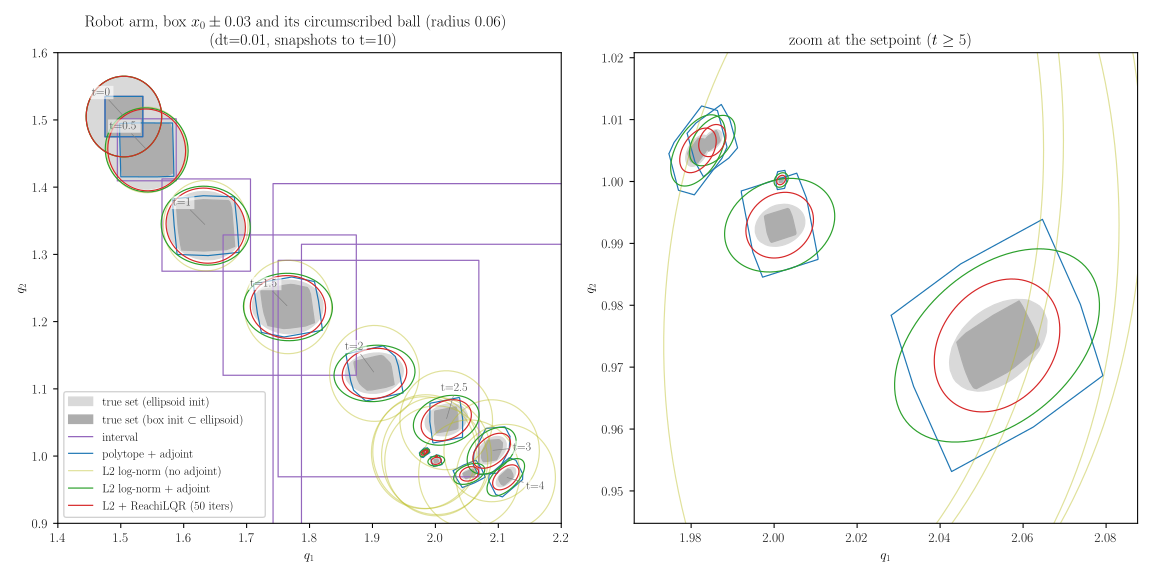

Source code (Python):
"""Robot arm reachability from the box x0 +- 0.03, four certified methods.

Benchmark: 2-link robot arm under PD control (parameters from
https://bitbucket.org/hurricanesoff/emsoft-code/src), 4 states
(q1, q2, q1dot, q2dot), initial box x0 +- 0.03 around
x0 = (1.505, 1.505, 0.005, 0.005), dt = 0.01, tf = 10. The closed loop
contracts to the setpoint (2, 1, 0, 0), so a sound, tight method must track
the transient and stabilize there.

The ellipsoid methods (L2) start from the circumscribed ellipsoid of the
box, so the reference "true set" is the flow of that ellipsoid (lighter
gray), with the flow of the box inside it (darker gray) as the reference
for the box-initialized methods (interval, polytope).

Methods:
  1. Interval           -- natural inclusion embedding (natemb)
  2. Polytope adjoint   -- Polytope + AdjointEmbedding
  3. L2 log-norm        -- L2Normotope, mjacM log-norm, alpha frozen (no adjoint)
  4. L2 adjoint         -- L2Normotope, mjacM log-norm + adjoint
  5. L2 + ReachiLQR     -- method 4 plus ReachiLQR iterations on the
                           hypercontrol U (running + terminal log-volume cost)

(The Chebyshev normotope is omitted: its Carleman lift is exact only for
polynomial fields and this dynamics is rational, 1/(x2^2 + 1) denominators.)

All adjoint methods use the symplectic integrator (the compute_reachset
default). Produces robot_arm.{pdf,svg} (snapshots on MC truth, full view +
zoom at the setpoint), robot_arm_bloat.{pdf,svg} (percent bloat over time),
and a LaTeX table (method, runtime, reach set area) on stdout.
"""

import pathlib
from time import perf_counter
from typing import ClassVar

import jax
import jax.numpy as jnp
import matplotlib.pyplot as plt
import numpy as onp
from immutabledict import immutabledict
from scipy.linalg import sqrtm
from scipy.spatial import ConvexHull

import immrax as irx
from immrax.parametric import AdjointEmbedding, Polytope, ReachiLQR

plt.rcParams.update({"text.usetex": True, "font.family": "serif"})  # Computer Modern

# ---------------------------------------------------------------- benchmark
class RobotArm(irx.System):
    """PD-controlled 2-link arm; m=1, l=3, kp=(2,1), kd=(2,1), setpoint (2,1)."""

    xlen: ClassVar[int] = 4

    def f(self, t, x):
        x1, x2, x3, x4 = x
        den = x2**2 + 1.0
        return jnp.array([
            x3,
            x4,
            (-2.0 * x2 * x3 * x4 - 2.0 * x1 - 2.0 * x3 + 4.0) / den,
            x2 * x3**2 - x2 - x4 + 1.0,
        ])


sys = RobotArm()
# Initial box x0 +- 0.03 (the EMSOFT level-0.04 ellipsoid has per-axis
# extents ~0.028; rounded for clean reporting). Its minimal circumscribed
# ellipsoid (semi-axes sqrt(n) pert, through the corners) is then simply the
# ball ||x - x0|| <= 0.06 -- L2Normotope.from_interval.
x0 = jnp.array([1.505, 1.505, 0.005, 0.005])
pert = 0.03 * jnp.ones(4)
ix0 = irx.icentpert(x0, pert)
dt, tf = 0.01, 10.0
N = int(round(tf / dt))
snap_ts = [0.0, 0.5, 1.0, 1.5, 2.0, 2.5, 3.0, 4.0, 5.0, 6.0, 7.0, 8.0, 10.0]
snap_ks = [int(round(t / dt)) for t in snap_ts]
LABEL_TMAX = 4.0  # later sets pile up at the setpoint; the zoom panel shows them
ZOOM_TMIN = 5.0  # the zoom panel shows the snapshots from this time on
WMAX = 1.0  # a set wider than this is treated as blown up
perm = irx.Permutation((0, 3, 4, 1, 2))  # velocities first (EMSOFT notebook)


def timings(f, *args):
    """(steady-state runtime, JIT time) in seconds; run 0 carries the compile."""
    _, ts = irx.utils.run_times(4, f, *args)
    t_run = float(jnp.mean(ts[1:]))
    return t_run, float(ts[0]) - t_run


# ---------------------------------------------------------------- MC truth
# Two nested initial sets: the box, and its circumscribed ellipsoid (the common
# initial set of the interval / polytope methods). Boundary points flow to
# boundary points, so hulls of the projected samples give the true areas.
key = jax.random.PRNGKey(0)
M_MC = 8192
u = jax.random.normal(key, (M_MC, 4))
u = u / jnp.linalg.norm(u, axis=1, keepdims=True)
ell_bnd = x0 + 2.0 * pert * u  # semi-axes sqrt(4) pert, through the corners

kf_, ks_ = jax.random.split(key)
face = jax.random.randint(kf_, (M_MC,), 0, 4)
sgn = jnp.where(jax.random.bernoulli(ks_, shape=(M_MC,)), 1.0, -1.0)
w = jax.random.uniform(key, (M_MC, 4), minval=-1.0, maxval=1.0)
w = w.at[jnp.arange(M_MC), face].set(sgn)
box_bnd = x0 + pert * w


def make_roll(system):
    @jax.jit
    def roll(x):
        def step(c, _):
            nx = c + dt * system.f(0.0, c)
            return nx, nx

        _, xs = jax.lax.scan(step, x, None, length=N)
        return jnp.vstack([x, xs])

    return roll


mc_ell = onp.asarray(jax.vmap(make_roll(sys))(ell_bnd))  # (M, N+1, 4)
mc_box = onp.asarray(jax.vmap(make_roll(sys))(box_bnd))


def hull_area(pts2d):
    return ConvexHull(onp.asarray(pts2d)).volume


# ---------------------------------------------------------------- 1. interval
natemb = irx.natemb(sys)
z0 = jnp.concatenate([ix0.lower, ix0.upper])
reach_box = jax.jit(
    lambda z: natemb.compute_trajectory(0.0, tf, z, dt=dt, solver="euler").ys
)
t_box = timings(reach_box, z0)  # timings first: run 0 carries the compile
box_ys = onp.asarray(reach_box(z0))

# ---------------------------------------------------------------- 2. polytope
pt0 = Polytope.from_interval(ix0)
emb_poly = AdjointEmbedding(
    sys, jnp.linalg.pinv(pt0.alpha), jnp.zeros((0, 4)), permutation=perm
)
t_poly = timings(lambda p: emb_poly.compute_reachset(0.0, tf, p, dt=dt).ys[0].y, pt0)
rs_poly = emb_poly.compute_reachset(0.0, tf, pt0, dt=dt)

# ------------------------------------------------------- 3/4. L2 normotopes
nt0 = irx.L2Normotope.from_interval(ix0)  # minimal circumscribed ellipsoid
emb_l2 = irx.NormotopeEmbedding(sys)
emb_l2._initialize(nt0)  # resolve gsc outside jit
kw_noadj = immutabledict({"adjoint": False, "perm": perm})
kw_adj = immutabledict({"perm": perm})
t_l2n = timings(
    lambda p: emb_l2.compute_reachset(0.0, tf, p, dt=dt, f_kwargs=kw_noadj).ys[0].y, nt0
)
t_l2a = timings(
    lambda p: emb_l2.compute_reachset(0.0, tf, p, dt=dt, f_kwargs=kw_adj).ys[0].y, nt0
)
rs_l2n = emb_l2.compute_reachset(0.0, tf, nt0, dt=dt, f_kwargs=kw_noadj)
rs_l2a = emb_l2.compute_reachset(0.0, tf, nt0, dt=dt, f_kwargs=kw_adj)

# ------------------------------------------------------ 5. L2 + ReachiLQR
# Method 4 plus ReachiLQR on the hypercontrol U (symplectic solver, same
# perm), minimizing log-volume along the whole tube (running cost) plus at
# tf. The terminal cost alone barely separates from the plain adjoint here;
# the running cost is what drives the drastic tightening. The certified tube
# is the best iterate's perturbed rollout. Diminishing returns past ~60
# iterations; R=5 or 100+ iterations start to oscillate.
ILQR_ITERS = 50
ILQR_W = 2.0  # running log-volume weight (per unit time)


def logvol(pt):
    M = pt.alpha.T @ pt.alpha / pt.y**2
    return -jnp.sum(jnp.log(jnp.diag(jnp.linalg.cholesky(M))))


ilqr = ReachiLQR(
    embedding=emb_l2, pt0=nt0, terminal_cost=logvol,
    running_cost=lambda t, pt, U: ILQR_W * logvol(pt),
    t0=0.0, tf=tf, N=N, dt=dt, f_kwargs=kw_adj,
)
_t0 = perf_counter()
ilqr.setup()
_tjit = perf_counter() - _t0
_t0 = perf_counter()
rr_ilqr = ilqr.run(R_schedule=20.0, iters=ILQR_ITERS)
# One timed run of the full iLQR loop (not the repeated-run mean of timings()).
t_ilqr = (perf_counter() - _t0, _tjit)
assert int(rr_ilqr.best.ifinal) == N, "ReachiLQR best iterate did not reach tf"


# ------------------------------------------------------------- set accessors
def poly_at(k):
    s = rs_poly.ys[0]
    return Polytope(s.ox[k], s.alpha[k], s.y[k])


def l2_at(rs, k):
    s = rs.ys[0]
    return irx.L2Normotope(s.ox[k], s.alpha[k], s.y[k])


def ilqr_at(k):
    return ilqr._unflatten(rr_ilqr.best.pert_traj[k])[0]


def box_iover_at(k):
    return irx.interval(jnp.asarray(box_ys[k, :4]), jnp.asarray(box_ys[k, 4:]))


def poly_iover_at(k):
    p = poly_at(k)
    return irx.interval(jnp.linalg.inv(p.alpha)) @ p.hinv(p.y) + p.ox


def l2_proj(nt):
    """Center and 2x2 shape matrix of the (q1, q2) projection ellipse."""
    Ez = float(nt.y) ** 2 * onp.linalg.inv(onp.asarray(nt.alpha.T @ nt.alpha))
    return onp.asarray(nt.ox[:2]), Ez[:2, :2]


def ellipse_area(E2):
    return onp.pi * onp.sqrt(max(onp.linalg.det(E2), 0.0))


def ellipse_boundary(c, E2, npts=200):
    th = onp.linspace(0, 2 * onp.pi, npts)
    B = onp.real(sqrtm(E2 + 1e-30 * onp.eye(2)))
    return (c[:, None] + B @ onp.stack([onp.cos(th), onp.sin(th)])).T


def alive(io):
    """Set with interval hull io is finite and not blown up."""
    lo, hi = onp.asarray(io.lower), onp.asarray(io.upper)
    return bool(onp.isfinite(lo).all() and onp.isfinite(hi).all()
                and (hi - lo < WMAX).all())


def death_time(iover_at):
    for k in range(N + 1):
        if not alive(iover_at(k)):
            return k * dt
    return None


# --------------------------------------------------------------------- table
T_AREA = 2.0  # areas reported at this time (mid-transient)
kf = int(round(T_AREA / dt))
# Each method's bloat is measured against the MC truth for ITS OWN initial
# set: box flow for interval/polytope, ellipsoid flow for L2/Chebyshev.
truth = {"box": hull_area(mc_box[:, kf, :2]), "ell": hull_area(mc_ell[:, kf, :2])}
# (plain name, LaTeX name, (runtime, jit), iover_at, area_at, truth key)
methods = [
    ("Interval (natural embedding)", "Interval (natural embedding)",
     t_box, box_iover_at,
     lambda k: float(onp.prod(box_ys[k, 4:6] - box_ys[k, :2])), "box"),
    ("Polytope + adjoint", "Polytope + adjoint", t_poly, poly_iover_at,
     lambda k: hull_area(onp.asarray(poly_at(k).get_vertices())[:, :2]), "box"),
    ("L2 normotope (log-norm, no adjoint)", "L2 normotope (log-norm, no adjoint)",
     t_l2n, lambda k: l2_at(rs_l2n, k).iover(),
     lambda k: ellipse_area(l2_proj(l2_at(rs_l2n, k))[1]), "ell"),
    ("L2 normotope (log-norm + adjoint)", "L2 normotope (log-norm + adjoint)",
     t_l2a, lambda k: l2_at(rs_l2a, k).iover(),
     lambda k: ellipse_area(l2_proj(l2_at(rs_l2a, k))[1]), "ell"),
    (f"L2 + adjoint + ReachiLQR ({ILQR_ITERS} iters)",
     f"L2 + adjoint + ReachiLQR ({ILQR_ITERS} iters)",
     t_ilqr, lambda k: ilqr_at(k).iover(),
     lambda k: ellipse_area(l2_proj(ilqr_at(k))[1]), "ell"),
]

headers = ["Method", "Runtime s (JIT s)", f"Area at t={T_AREA:g}", "Bloat"]
headers_tex = ["Method", "Runtime s (JIT s)", f"Area at $t={T_AREA:g}$", "Bloat"]
rows, rows_tex = [], []
for name, name_tex, (t_run, t_jit), iover_at, area_at, ref in methods:
    rt = f"{t_run:.4f} ({t_jit:.1f})"
    td = death_time(iover_at)
    if td is not None and td <= T_AREA:
        a_s, b_s = f"inf (blows up t ~ {td:.2f})", "--"
        a_tex, b_tex = f"$\\infty$ (blows up $t \\approx {td:.2f}$)", "--"
    else:
        a = area_at(kf)
        bloat = 100.0 * (a / truth[ref] - 1.0)
        a_s = a_tex = f"{a:.3e}"
        b_s, b_tex = f"{bloat:+.1f}%", f"{bloat:+.1f}\\%"
    rows.append([name, rt, a_s, b_s])
    rows_tex.append([name_tex, rt, a_tex, b_tex])

print(f"\n% robot arm, box x0 +- 0.03 / its circumscribed ball (radius 0.06), "
      f"dt={dt}, tf={tf}; area and bloat vs own-initial-set MC truth at t={T_AREA:g}")
try:
    from tabulate import tabulate
except ImportError:  # optional dependency; fall back to a hand-built table
    print(" & ".join(headers_tex) + " \\\\")
    for r in rows_tex:
        print(" & ".join(r) + " \\\\")
else:
    print(tabulate(rows, headers=headers, tablefmt="simple"))
    print()
    # latex_raw, not latex_booktabs: the cells carry math ($\infty$, $m=2$, \%)
    # and booktabs escapes it.
    print(tabulate(rows_tex, headers=headers_tex, tablefmt="latex_raw"))
print()

# ---------------------------------------------------------------------- plot
fig, axs = plt.subplots(1, 2, figsize=(12, 6))
eq = onp.array([2.0, 1.0])  # closed-loop setpoint
zoom_ks = [k for k in snap_ks if k * dt >= ZOOM_TMIN]
for ax, ks in [(axs[0], snap_ks), (axs[1], zoom_ks)]:
    for k in ks:
        hb = mc_box[ConvexHull(mc_box[:, k, :2]).vertices, k, :2]
        he = mc_ell[ConvexHull(mc_ell[:, k, :2]).vertices, k, :2]
        ax.fill(he[:, 0], he[:, 1], color="0.85", zorder=0)
        ax.fill(hb[:, 0], hb[:, 1], color="0.68", zorder=0.5)
axs[0].fill([], [], color="0.85", label="true set (ellipsoid init)")
axs[0].fill([], [], color="0.68", label="true set (box init $\\subset$ ellipsoid)")
for k in snap_ks:
    if k * dt > LABEL_TMAX:
        continue
    # labels fan out radially from the setpoint (snapshots crowd near it)
    cen = mc_ell[:, k, :2].mean(0)
    u = cen - eq
    nu = onp.linalg.norm(u)
    u = u / nu if nu > 0.02 else onp.array([-0.8, 0.6])
    axs[0].annotate(f"t={k * dt:g}", cen, xytext=cen + 0.05 * u,
                    color="0.25", fontsize=9, ha="center", va="center", zorder=6,
                    arrowprops=dict(arrowstyle="-", color="0.5", lw=0.5,
                                    shrinkA=1, shrinkB=1),
                    bbox=dict(fc="white", ec="none", alpha=0.6, pad=1))

for ax, ks in [(axs[0], snap_ks), (axs[1], zoom_ks)]:
    for k in ks:
        if alive(box_iover_at(k)):
            lo, hi = box_ys[k, :2], box_ys[k, 4:6]
            ax.plot([lo[0], hi[0], hi[0], lo[0], lo[0]],
                    [lo[1], lo[1], hi[1], hi[1], lo[1]], color="tab:purple",
                    lw=0.9, label="interval" if k == 0 and ax is axs[0] else None)
    for k in ks:
        if not alive(poly_iover_at(k)):
            continue
        V = onp.asarray(poly_at(k).get_vertices())[:, :2]
        V = V[ConvexHull(V).vertices]
        V = onp.vstack([V, V[0]])
        ax.plot(V[:, 0], V[:, 1], color="tab:blue", lw=0.9,
                label="polytope + adjoint" if k == 0 and ax is axs[0] else None)
    for nt_at, color, al, lab in [
        (lambda k: l2_at(rs_l2n, k), "tab:olive", 0.45, "L2 log-norm (no adjoint)"),
        (lambda k: l2_at(rs_l2a, k), "tab:green", 1.0, "L2 log-norm + adjoint"),
        (ilqr_at, "tab:red", 1.0, f"L2 + ReachiLQR ({ILQR_ITERS} iters)"),
    ]:
        for k in ks:
            nt = nt_at(k)
            if not alive(nt.iover()):
                continue
            B = ellipse_boundary(*l2_proj(nt))
            ax.plot(B[:, 0], B[:, 1], color=color, lw=0.9, alpha=al,
                    label=lab if k == 0 and ax is axs[0] else None)

axs[0].set_xlim(1.4, 2.2)
axs[0].set_ylim(0.9, 1.6)
# Zoom window: fit the alive adjoint certificates at the zoomed snapshots
# (the diverging no-adjoint rings would dwarf everything; let them clip).
zlo, zhi = [], []
for k in zoom_ks:
    for io in [box_iover_at(k), poly_iover_at(k), l2_at(rs_l2a, k).iover(),
               ilqr_at(k).iover()]:
        if alive(io):
            zlo.append(onp.asarray(io.lower)[:2])
            zhi.append(onp.asarray(io.upper)[:2])
zlo, zhi = onp.min(zlo, axis=0), onp.max(zhi, axis=0)
zpad = 0.08 * (zhi - zlo).max()
axs[1].set_xlim(zlo[0] - zpad, zhi[0] + zpad)
axs[1].set_ylim(zlo[1] - zpad, zhi[1] + zpad)
axs[1].set_title(f"zoom at the setpoint ($t \\geq {ZOOM_TMIN:g}$)")
for ax in axs:
    ax.set_xlabel("$q_1$")
    ax.set_ylabel("$q_2$")
axs[0].legend(loc="best", fontsize=9, framealpha=0.9)
axs[0].set_title(
    f"Robot arm, box $x_0 \\pm 0.03$ and its circumscribed ball (radius 0.06)\n"
    f"(dt={dt}, snapshots to t={tf:g})"
)
fig.tight_layout()
for ext in ["pdf", "svg"]:
    out = pathlib.Path(__file__).parent / f"robot_arm.{ext}"
    fig.savefig(out)
    print(f"saved {out}")

# ------------------------------------------------------------ bloat over time
# Percent bloat = 100 (area / own-init MC truth area - 1), while alive.
plot_ks = list(range(0, N + 1, 8))
styles = {
    "Interval (natural embedding)": ("tab:purple", "interval"),
    "Polytope + adjoint": ("tab:blue", "polytope + adjoint"),
    "L2 normotope (log-norm, no adjoint)": ("tab:olive", "L2 log-norm (no adjoint)"),
    "L2 normotope (log-norm + adjoint)": ("tab:green", "L2 log-norm + adjoint"),
    f"L2 + adjoint + ReachiLQR ({ILQR_ITERS} iters)":
        ("tab:red", f"L2 + ReachiLQR ({ILQR_ITERS} iters)"),
}
truth_t = {
    "box": onp.array([hull_area(mc_box[:, k, :2]) for k in plot_ks]),
    "ell": onp.array([hull_area(mc_ell[:, k, :2]) for k in plot_ks]),
}
fig2, axb = plt.subplots(figsize=(6, 4.5))
for name, name_tex, t, iover_at, area_at, ref in methods:
    color, lab = styles[name]
    bl = []
    for i, k in enumerate(plot_ks):
        if not alive(iover_at(k)):
            break
        bl.append(100.0 * (area_at(k) / truth_t[ref][i] - 1.0))
    tsb = onp.array(plot_ks[: len(bl)]) * dt
    axb.semilogy(tsb, onp.maximum(onp.array(bl), 1e-1), color=color, lw=1.2, label=lab)
axb.set_xlabel("$t$")
axb.set_ylabel(r"bloat over own-init true area (\%)")
axb.set_title(r"Certificate bloat over time (clipped below at 0.1\%)")
axb.legend(fontsize=8)
axb.grid(alpha=0.3, which="both")
fig2.tight_layout()
for ext in ["pdf", "svg"]:
    out = pathlib.Path(__file__).parent / f"robot_arm_bloat.{ext}"
    fig2.savefig(out)
    print(f"saved {out}")
